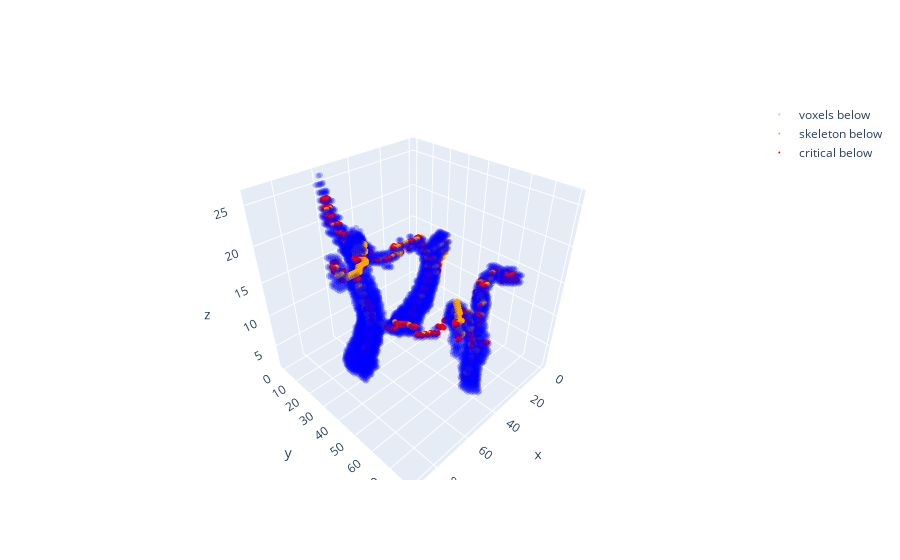

Source (notebook cell):
### Code cell
MC = mc.MorseComplex(distance_foreground)
MC.process_lower_stars(10, 10, 10, 0)

MC.extract_morse_skeleton_below(1, 3)
plot_morse_skeleton(MC, distance_foreground, 1)

### Figure 1 — Plotly figure (JSON) as saved in the notebook; plotly's stock layout.template omitted (floating-point values rounded to 4 significant figures; data arrays with more than 128 entries replaced by an {"elided": "..."} marker saying what was removed)
{"data": [{"marker": {"color": "blue", "size": 2}, "mode": "markers", "name": "voxels below", "opacity": 0.25, "type": "scatter3d", "x": {"elided": "6364 int values"}, "y": {"elided": "6364 int values"}, "z": {"elided": "6364 int values"}}, {"marker": {"color": "orange", "size": 2}, "mode": "markers", "name": "skeleton below", "type": "scatter3d", "x": {"elided": "602 int values"}, "y": {"elided": "602 int values"}, "z": {"elided": "602 int values"}}, {"marker": {"color": "red", "size": 2}, "mode": "markers", "name": "critical below", "type": "scatter3d", "x": {"elided": "525 int values"}, "y": {"elided": "525 int values"}, "z": {"elided": "525 int values"}}], "layout": {"scene": {"aspectmode": "manual", "aspectratio": {"x": 1, "y": 1, "z": 1}}}}
